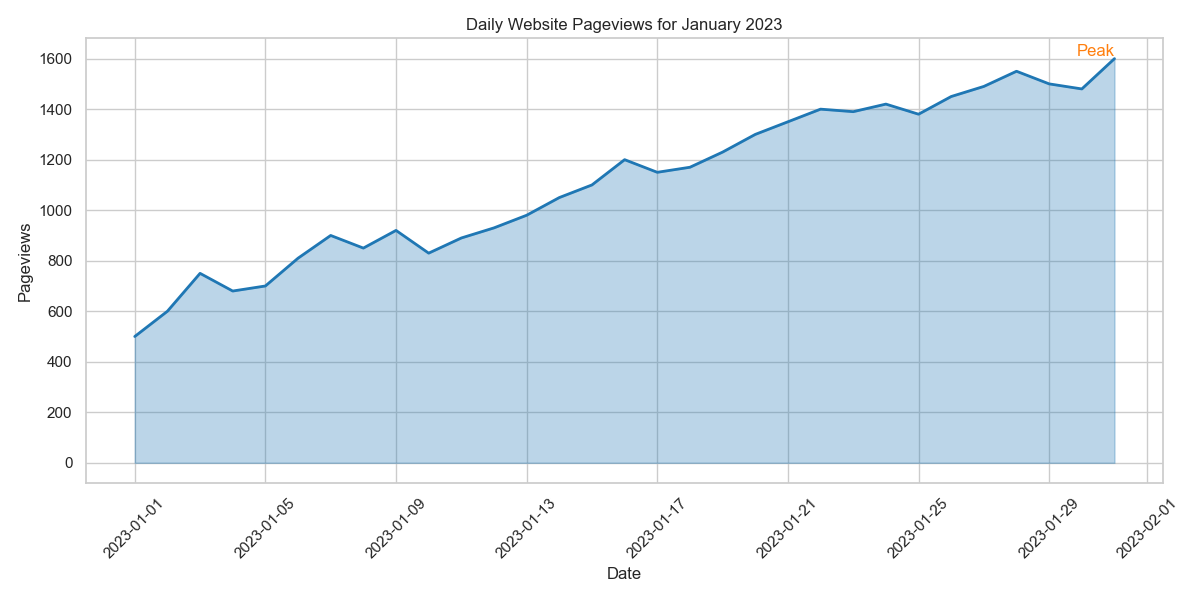

Here is the Python script that generated this plot:

import pandas as pd
import seaborn as sns
import matplotlib.pyplot as plt

# Create a DataFrame from the pasted table data
data = {
    'Date': pd.date_range(start='2023-01-01', periods=31, freq='D'),
    'Pageviews': [500, 600, 750, 680, 700, 810, 900, 850, 920, 830, 890, 930, 980, 1050,
                  1100, 1200, 1150, 1170, 1230, 1300, 1350, 1400, 1390, 1420, 1380,
                  1450, 1490, 1550, 1500, 1480, 1600]
}

df = pd.DataFrame(data)

# Set the size of the chart
plt.figure(figsize=(12, 6))

# Create an area chart
sns.lineplot(data=df, x='Date', y='Pageviews', color='#1f77b4', lw=2)
plt.fill_between(data['Date'], 0, data['Pageviews'], color='#1f77b4', alpha=0.3)

# Add title and labels
plt.title('Daily Website Pageviews for January 2023')
plt.xlabel('Date')
plt.ylabel('Pageviews')

# Assign text label on the chart
plt.text(x=df['Date'][30], y=df['Pageviews'][30], s="Peak", color='#ff7f0e', va='bottom', ha='right')

# Enhance the x-axis date format
plt.xticks(rotation=45)

# Display the chart
plt.tight_layout()
plt.show()
